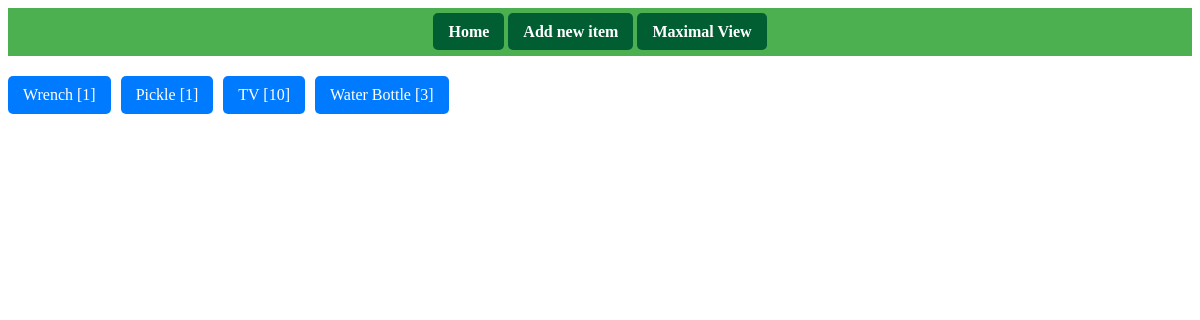
The page /inventory/ (signed in) on the database as committed earlier.
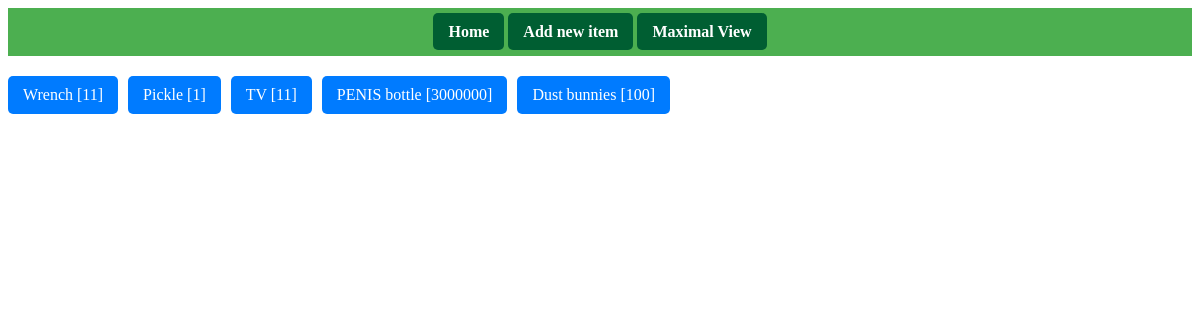
The same page on the database as committed later.
### inventory/models.py (models this page shows)
class Item(models.Model):
    Item_name = models.CharField(max_length=100)
    Item_description = models.CharField(max_length=1000)
    Item_amount = models.IntegerField(default=1)
    Item_lowStock = models.IntegerField(default=10)

### inventory/views.py (the view)
# urls.py: path("", views.Controlroom, name="inventory"),
@login_required
def Controlroom(request):
    Item_list = Item.objects.all()
    context = {
        "Item_list": Item_list,
    }
    template = loader.get_template("inventory/Controlroom.html")
    return HttpResponse(template.render(context,request))

### inventory/templates/inventory/Controlroom.html (shortened to what this page needs)
<html lang="en-US">
  <head>
  </head>
  <body>
    <div class="header">
      <a href="/home" class="button-header">Home</a>
      <a href="/inventory/add" class="button-header">Add new item</a>
      <a href="/maximal" class="button-header">Maximal View</button></a>
    </div>
    {% if Item_list %}
        <div class="button-container">
        {% for item in Item_list %}
            <a href="/inventory/{{ item.id }}/" class="button">{{ item.Item_name }} [{{ item.Item_amount }}]</a>
        {% endfor %}
        </div>
    {% else %}
        <p>No items are available.</p>
    {% endif %}
  </body>
</html>

Rows that differ between the two databases and show on the page:
changed Item "Wrench": Item_amount "1" → "11"
changed Item "TV": Item_amount "10" → "11"
changed Item: Item_name "Water Bottle" → "PENIS bottle"; Item_amount "3" → "3000000"
added Item: Item_name "Dust bunnies", Item_amount "100"
